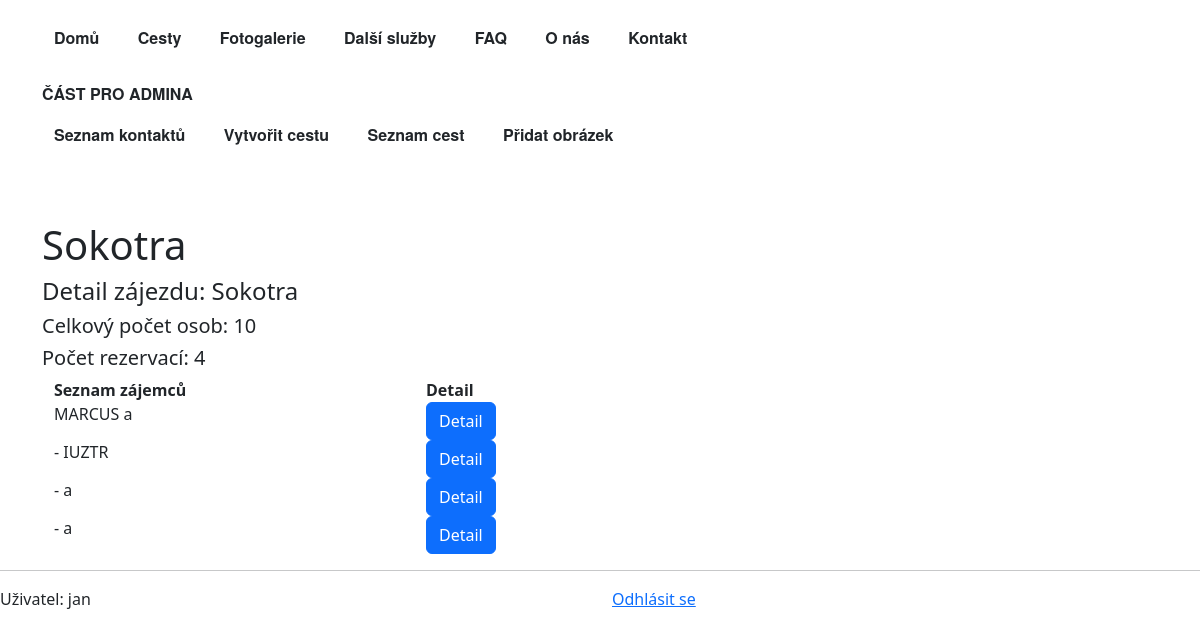
/webapp/trip-admin-detail/2/ (signed in), run on the app's committed database.
### webapp/models.py (models this page shows, shortened)
class Trip(models.Model):
    trip_id = models.AutoField(primary_key=True)
    trip_name = models.CharField(max_length=256)
    trip_short_description = models.TextField(null=True, blank=True)
    trip_description = models.TextField(null=True, blank=True)
    start_time = models.CharField(null=True, blank=True, max_length=30) #not date field at the clients request
    end_time = models.CharField(null=True, blank=True, max_length=30) #vague dates preferred - start of june
    price = models.IntegerField(null=True, blank=True)
    image = models.ImageField(upload_to='', null=True, blank=True)
    thumbnail = models.ImageField(upload_to='', null=True, blank=True)
    @property
    def customer_count(self):
        return sum((number.customer_count or 1) for number in self.customer_trip.all())
    @property
    def reservation_count(self):
        return self.customer_trip.all().count()

class Customer(models.Model):
    customer_id = models.AutoField(primary_key=True)
    customer_first_name = models.CharField(max_length=64)
    customer_last_name = models.CharField(max_length=64)
    customer_count = models.PositiveIntegerField(default=1, validators=[MaxValueValidator(30)],)
    customer_email = models.EmailField(null=True, blank=True)
    customer_phone = models.CharField(max_length=14, null=True, blank=True, validators=[MinLengthValidator(9)])
    customer_message = models.TextField(null=True, blank=True)
    customer_trip = models.ForeignKey('Trip', on_delete=models.CASCADE,
                                      null=True, blank=True, related_name='customer_trip')
    created = models.DateTimeField(auto_now_add=True)
    objects = CustomerManager()
    @property
    def full_name(self):
        return f"{self.customer_first_name} {self.customer_last_name}"

### webapp/views.py (the view)
# urls.py: path("trip-admin-detail/<int:pk>/", TripAdminView.as_view(), name="trip_detail_admin"),
class TripAdminView(LoginRequiredMixin, TripDetailView):
    template_name = "trip_detail_admin.html"
    model = Trip
    def get_context_data(self, **kwargs):
        context = super().get_context_data(**kwargs)
        trip = self.get_object()
        context["customers"] = trip.customer_trip.all()
        return context

### webapp/models.py (called while the page is built)
    def get_queryset(self):
        return CustomerQuerySet(self.model, using=self._db)

### webapp/views.py (called while the page is built)
    def get_context_data(self, **kwargs):
        context = super().get_context_data(**kwargs)
        trip = self.object
        context["trip_images"] = trip.trip_images.all()
        return context

### webapp/templates/trip_detail_admin.html (shortened to what this page needs)
{% extends "base_with_bootstrap.html" %}
{% load bootstrap5 %}
{% block hlavni_nadpis %} <h1>{{ trip.trip_name }}</h1>{% endblock %}
{% block content %}
<h4 class="mb-2">Detail zájezdu: {{ trip.trip_name }}</h4>
    <h5> Celkový počet osob: {{ trip.customer_count }}</h5>
    <h5> Počet rezervací: {{ trip.reservation_count }}</h5>
<div class="container">
    <div class="row">
        <div class="col-4"><strong>Seznam zájemců </strong></div>
        <div class="col-4"><strong>Detail</strong></div>
        </div>
        {% for item in customers %}
            <div class="row">
                <div class="col-4">{{ item.full_name }}</div>
                <div class="col-4">
                    <a href="{% url 'webapp:customer_detail' item.pk %}" class="btn btn-primary"> Detail </a>
                </div>
            </div>
        {% endfor %}
        </div>
    </div>
{% endblock %}

### webapp/templates/snippets/user_info.html
<hr>
<div class="row">
    <div class="col">
        Uživatel:
        {% if user.is_authenticated %}
            {{ user }}
        {% else %}
            (nepřihlášený)
        {% endif %}
    </div>
    <div class="col">
    {%  if user.is_authenticated %}
        <a href="{% url 'yes_no_confirmation' %}">Odhlásit se</a>
    {% else %}
        <a href="{% url 'login' %}">Přihlásit se</a>
    {% endif %}
    </div>
</div>

### data on the page
Trip: trip_name "Sokotra", customer_count "10", reservation_count "4"
Customer: full_name "MARCUS a"
Customer: full_name "- IUZTR"
Customer: full_name "- a"
Customer: full_name "- a"

### other printed values
{{ user }} "jan"
